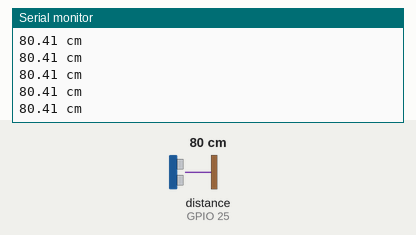
This sketch was run on a simulated ESP32. Shown: the last lines printed to the serial monitor. Wiring (inferred from the names in the program): ultrasonic range finder: trigger GPIO 26; echo GPIO 25. The test bench sets the inputs (shaded band); at power-on: distance to the obstacle (sensor on GPIO 25) 80 cm. The echo pulse lasts 58.3 µs per cm.

Above: at 1.2 s.
1.3 s: distance to the obstacle (sensor on GPIO 25) set to 2 cm
At 1.59 s:
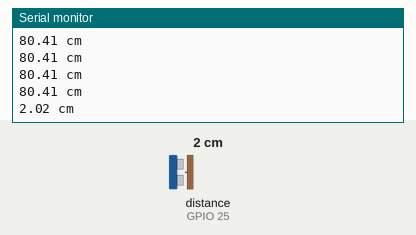
2.8 s: distance to the obstacle (sensor on GPIO 25) set to 4 cm
At 2.8 s:
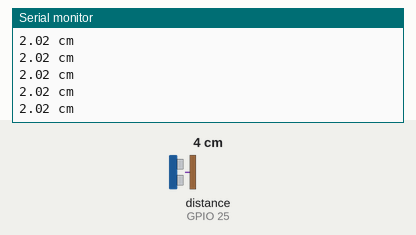
Timing chart, 0 to 5.8 s (numbered marks = the images above; inputs shaded):
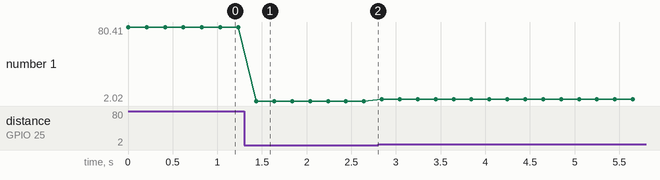

The sketch:

hcsro4.ino
```cpp
// Define pins for the ultrasonic sensor
const int echoPin = 25;
const int trigPin = 26;

// Function prototype for reading sensor data
float readSensorData();

void setup() {
  // Begin serial communication at 115200 baud rate
  Serial.begin(9600);
  // Set echoPin as input and trigPin as output
  pinMode(echoPin, INPUT);
  pinMode(trigPin, OUTPUT);
  // Print sensor information to the serial monitor
  Serial.println("Ultrasonic sensor:");
}

void loop() {
  // Read distance from the ultrasonic sensor
  float distance = readSensorData();
  // Print the measured distance to the serial monitor
  Serial.print(distance);
  Serial.println(" cm");
  // Delay between readings
  delay(200);
}

// Function to read data from the ultrasonic sensor
float readSensorData() {
  // Trigger a low signal before sending a high signal
  digitalWrite(trigPin, LOW);
  delayMicroseconds(2);
  // Send a 10-microsecond high signal to the trigPin
  digitalWrite(trigPin, HIGH);
  delayMicroseconds(10);
  // Return to low signal
  digitalWrite(trigPin, LOW);

  // Measure the duration of the high signal on the echoPin
  unsigned long microsecond = pulseIn(echoPin, HIGH);

  // Calculate the distance using the speed of sound (29.00µs per centimeter)
  float distance = microsecond / 29.00 / 2;

  // Return the calculated distance
  return distance;
}
```

Measured:
- after the input at 1.3 s, the serial monitor: prints a new line after 0.14 s (image 1)
- plotted number 1: 80.41 → 2.02 after the input at 1.3 s, 2.02 → 4.03 after the input at 2.8 s
